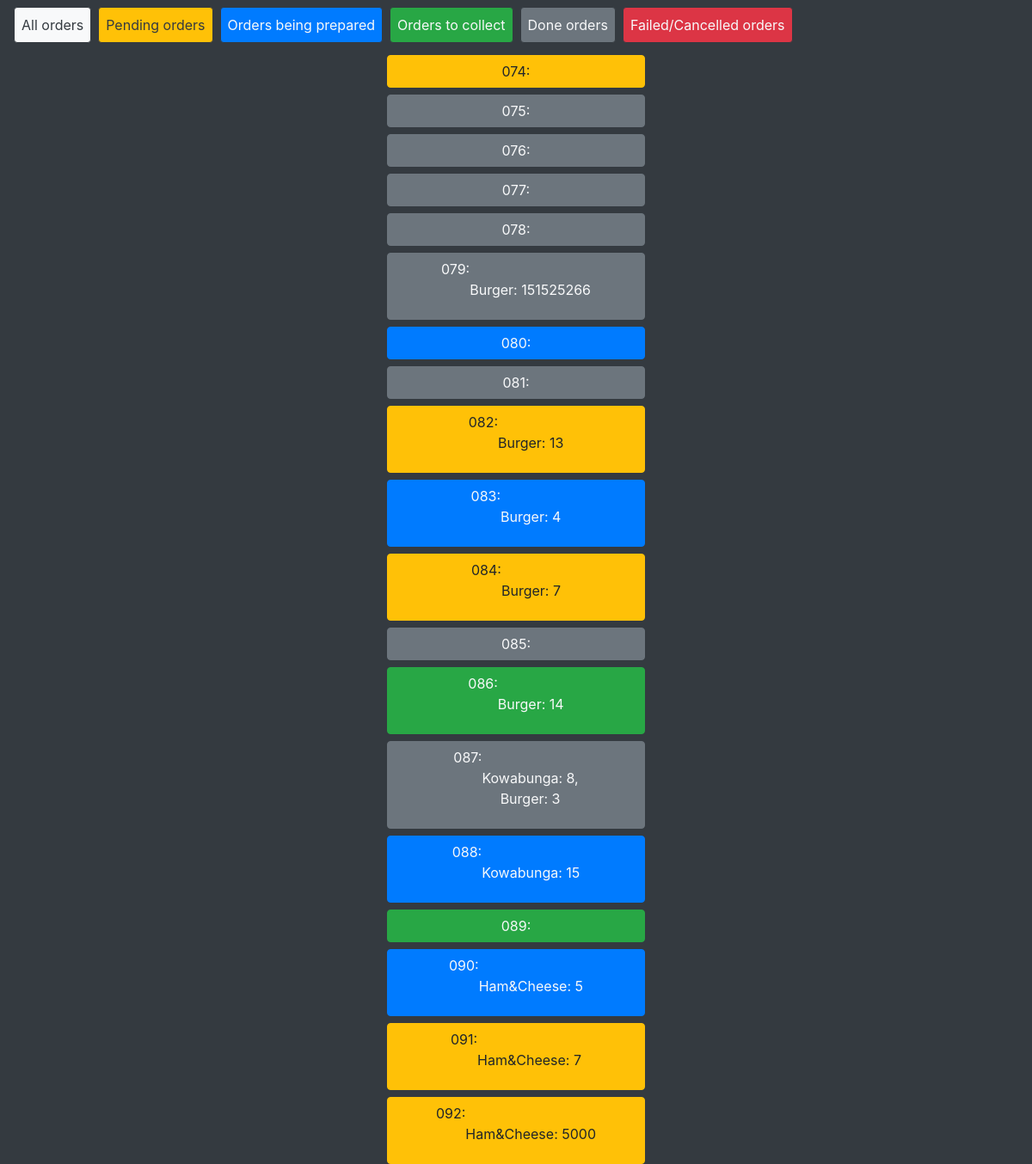
The page /ordersys/orders/ (signed in) on the database its author committed.
### ordersys/models.py (models this page shows, shortened)
class Order(models.Model):
    ordered_items = models.ManyToManyField(Product, through='ProductAmount')
    date_ordered = models.DateTimeField("Ordered", auto_now=True)
    status = models.CharField(max_length=12, default="Pending")
    def print_ordered_items_products_amounts(self):
        end = ''
        for item in ProductAmount.objects.filter(order=self):
            end += '\n{}: {}, '.format(item.product.name, item.amount_of_product)
        return end[:-2]
    def __str__(self):
        return str(self.id)[1:]

class ProductAmount(models.Model):
    order = models.ForeignKey(Order, on_delete=models.CASCADE)
    product = models.ForeignKey(Product, on_delete=models.CASCADE)
    amount_of_product = models.PositiveIntegerField()

class Product(models.Model):
    name = models.CharField(max_length=32)
    recipe = models.ManyToManyField(Ingredient, through='IngredientAmount')

### ordersys/views.py (the view)
# urls.py: path('orders/', views.OrdersView.as_view(), name='index'),
class OrdersView(LoginRequiredMixin, generic.ListView):
    login_url = '/ordersys/login/'
    model=Order
    template_name = 'ordersys/orders.html'
    context_object_name = 'orders_list'
    orderint = ['id']
    def get_queryset(self):
        return Order.objects.all()

### ordersys/templates/ordersys/orders.html (shortened to what this page needs)
{% extends 'ordersys/base.html'%}
{% block content %}
    {% if orders_list %}
        {% for order in orders_list %}
            {% if order.status == "Pending" %}
                <form action="{% url 'ordersys:start_preparing' order.id%}" method="post" class="d-flex justify-content-center">
                    <button type="submit" class="btn btn-warning w-25 d-flex mt-2 mb-0 justify-content-center">{{order}}:{{order.print_ordered_items_products_amounts|linebreaks}}</button>
                </form>
            {% elif order.status == "Prepare" %}
                <form action="{% url 'ordersys:finish_preparing' order.id%}" method="post" class="d-flex justify-content-center">
                    <button type="submit" class="btn btn-primary w-25 d-flex mt-2 mb-0 justify-content-center text-light">{{order}}:{{order.print_ordered_items_products_amounts|linebreaks}}</button>
                </form>
            {% elif order.status == "Collect" %}
                <form action="{% url 'ordersys:collect_preparing' order.id%}" method="post" class="d-flex justify-content-center">
                    <button type="submit" class="btn btn-success w-25 d-flex mt-2 mb-0 justify-content-center text-light">{{order}}:{{order.print_ordered_items_products_amounts|linebreaks}}</button>
                </form>
            {% elif order.status == "Done" %}
                <div class="d-flex justify-content-center">
                    <button type="submit" class="btn btn-secondary w-25 d-flex justify-content-center mt-2 mb-0 text-light">{{order}}:{{order.print_ordered_items_products_amounts|linebreaks}}</p>
                </div>
            {% else %}
                <div class="d-flex justify-content-center">
                    <button type="submit" class="btn btn-danger d-flex w-25 justify-content-center mt-2 mb-0 text-light">{{order}}:{{order.print_ordered_items_products_amounts|linebreaks}}</p>
                </div>
            {% endif %}
        {% endfor %}
    {% endif %}
{% endblock %}

### rows shown on the page
Order: id "074"
Order: id "075"
Order: id "076"
Order: id "077"
Order: id "078"
Order: id "079", print_ordered_items_products_amounts "Burger: 151525266"
Order: id "080"
Order: id "081"
Order: id "082", print_ordered_items_products_amounts "Burger: 13"
Order: id "083", print_ordered_items_products_amounts "Burger: 4"
Order: id "084", print_ordered_items_products_amounts "Burger: 7"
Order: id "085"
Order: id "086", print_ordered_items_products_amounts "Burger: 14"
Order: id "087", print_ordered_items_products_amounts "Kowabunga: 8, Burger: 3"
Order: id "088", print_ordered_items_products_amounts "Kowabunga: 15"
Order: id "089"
Order: id "090", print_ordered_items_products_amounts "Ham&Cheese: 5"
Order: id "091", print_ordered_items_products_amounts "Ham&Cheese: 7"
Order: id "092", print_ordered_items_products_amounts "Ham&Cheese: 5000"
